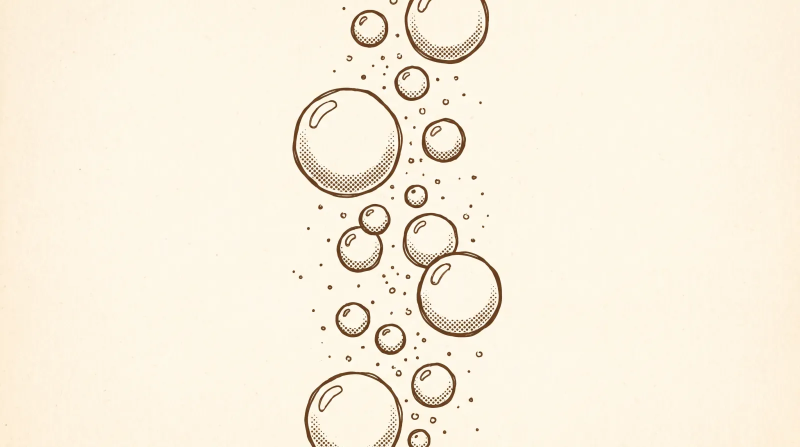
#> input picture art/bubbles.webp, 1600 x 894 px (shown at 1/2 size)
$ python prepare-logo.py ../art/bubbles.webp ../art/cards.webp ../art/cards.webp
#> lines starting #> are read from the running program, lines starting #| are printed output that depends on the picture
#!/usr/bin/env python3
"""
Turn a logo image into a single-ink mask for the alumni strip.

    python3 build/prepare-logo.py <source> <dest.webp> <mode>

The strip paints a box with an ink token and uses the file as a CSS mask, so
only the alpha channel matters — colour in the source is discarded. That is
what lets one asset work on the light page and the inverted band without a
second file.

Modes, because source logos do not agree on polarity:

  dark      dark artwork on a light background (most logos)
  light     light artwork on a dark background — inverted, or the ink would be
            the background and the artwork would punch holes in it
  colour    multi-coloured artwork on a light background. Measures distance
            from white rather than brightness, because a saturated orange is
            nearly as bright as paper and a luminance rule renders it half
            faded next to a red of the same visual weight.
  knockout  artwork where a light shape sits inside a solid coloured field, and
            transparency carries the rest. Ink is "opaque AND not light", so
            the inner shape stays a hole rather than filling in — an NYU torch
            or a Kroger ellipse flattens to a blob under any other rule.

The result is trimmed to the artwork's bounding box, so the aspect ratio
printed at the end describes the mark rather than whatever padding the source
happened to carry.
"""
import os
import sys

import numpy as np
from PIL import Image

MAX_EDGE = 480


def build_alpha(path, mode):
#> called with path = '../art/bubbles.webp', mode = '../art/cards.webp'
    im = Image.open(path).convert("RGBA")
    a = np.asarray(im).astype(float)
    rgb, src_alpha = a[..., :3], a[..., 3]
#> src_alpha: shape (894, 1600) float64; every value is 255
    lum = rgb @ [0.2126, 0.7152, 0.0722]
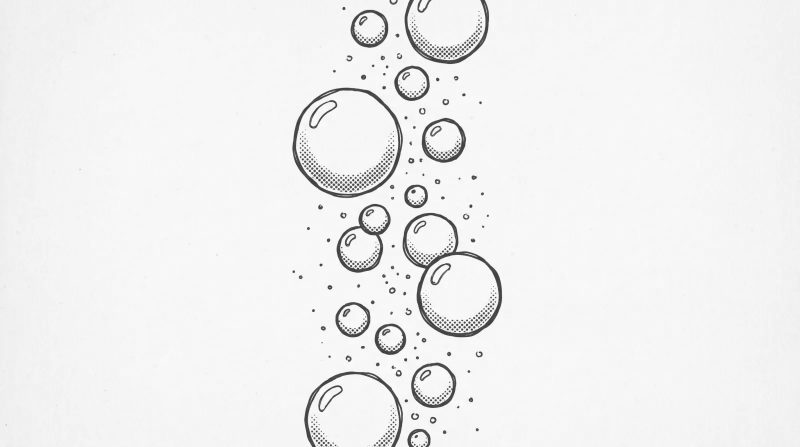
#> lum: shape (894, 1600) float64 (shown at 1/2 size); min 47.36, max 254.9, mean 240.7

    if mode == "dark":
        ink = np.clip((235.0 - lum) / 200.0, 0, 1)
        ink *= src_alpha / 255.0
    elif mode == "light":
        ink = np.clip((lum - 20.0) / 200.0, 0, 1)
        ink *= src_alpha / 255.0
    elif mode == "colour":
        # Distance from white via the darkest channel: any saturated hue has at
        # least one low channel, so red, orange and purple all reach full ink
        # while paper stays empty.
        ink = np.clip((255.0 - rgb.min(axis=2)) / 190.0, 0, 1)
        ink *= src_alpha / 255.0
    elif mode == "knockout":
        ink = ((src_alpha > 128) & (lum < 128)).astype(float)
    else:
#> (the run stopped early here; a loop or call above may not have finished)

$ run again, on art/goldfish-loop.webp
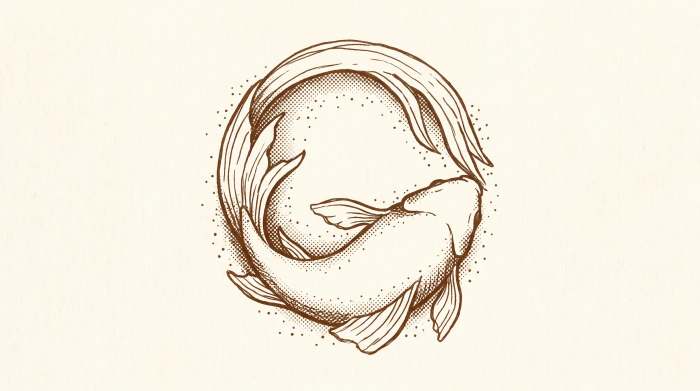
#> input picture art/goldfish-loop.webp, 1400 x 782 px (shown at 1/2 size)
#> src_alpha: shape (782, 1400) float64; every value is 255
#> in build_alpha, `lum = rgb @ [0.2126, 0.7152, 0.0722]`:
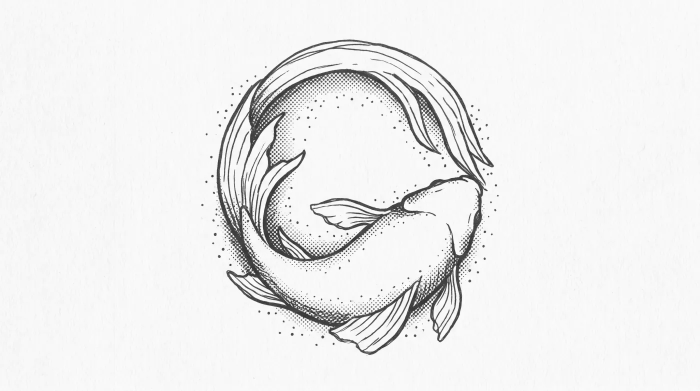
#> lum: shape (782, 1400) float64 (shown at 1/2 size); min 40.71, max 255, mean 237.9

$ run again, on art/goldfish-school.webp
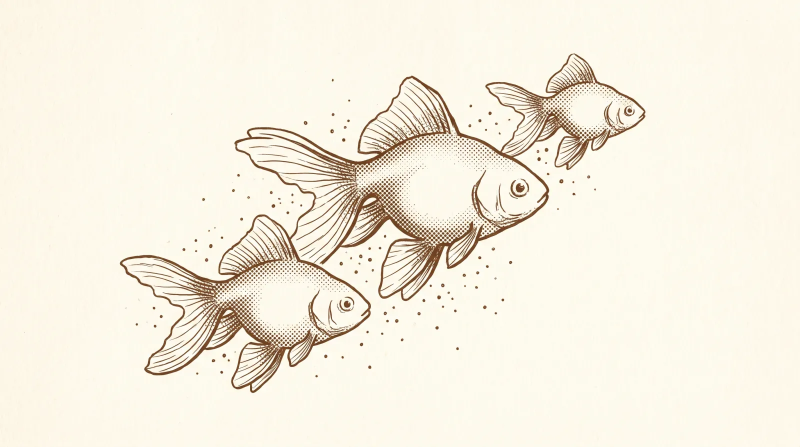
#> input picture art/goldfish-school.webp, 1600 x 894 px (shown at 1/2 size)
#> src_alpha: shape (894, 1600) float64; every value is 255
#> in build_alpha, `lum = rgb @ [0.2126, 0.7152, 0.0722]`:
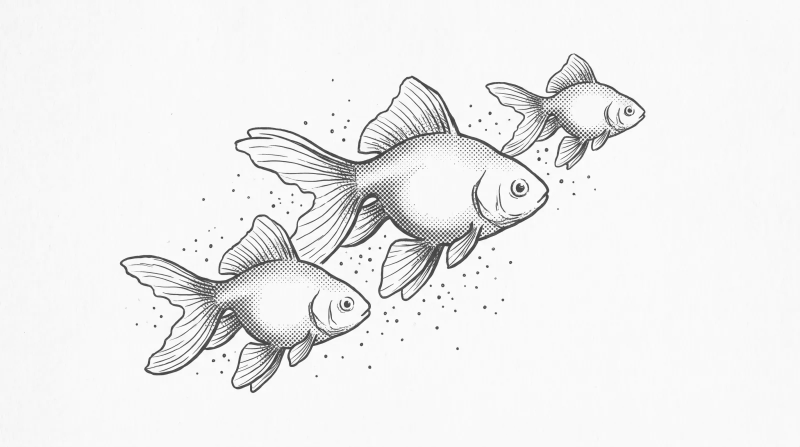
#> lum: shape (894, 1600) float64 (shown at 1/2 size); min 51.93, max 255, mean 239.8

$ run again, on art/loop-pg.webp
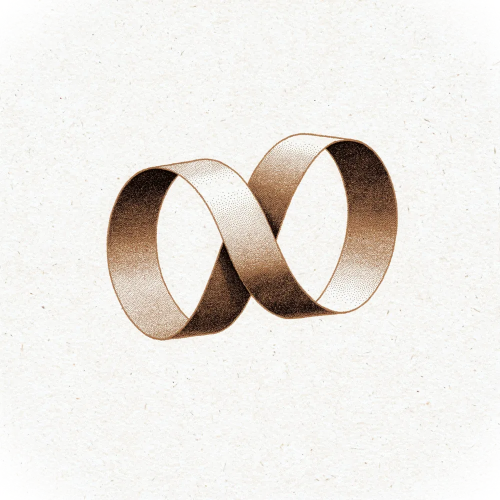
#> input picture art/loop-pg.webp, 1000 x 1000 px (shown at 1/2 size)
#> in build_alpha, im is the input picture: PIL image 1000x1000 RGBA; mean R, G, B, A 234.8, 231.4, 226.7, 243.8
#> in build_alpha, `rgb, src_alpha = a[..., :3], a[..., 3]`:
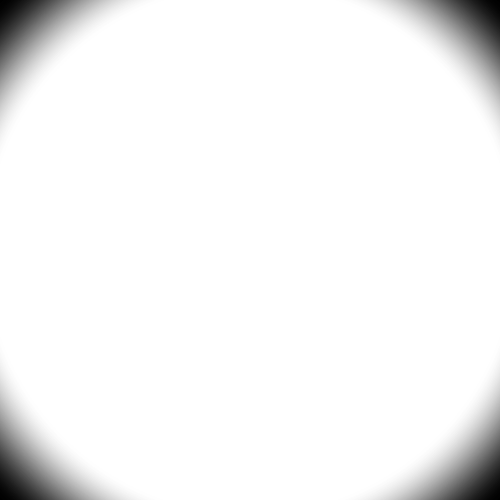
#> src_alpha: shape (1000, 1000) float64 (shown at 1/2 size); min 0, max 255, mean 243.8
#> in build_alpha, `lum = rgb @ [0.2126, 0.7152, 0.0722]`:
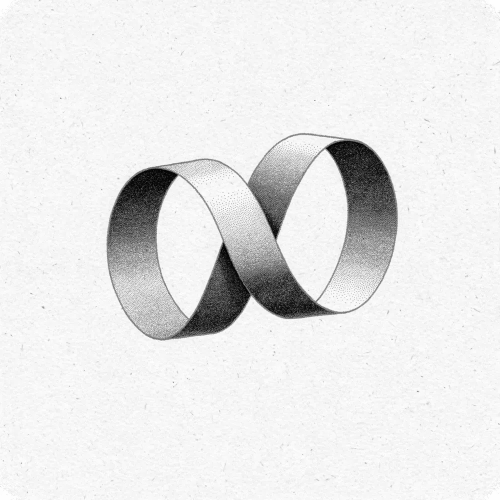
#> lum: shape (1000, 1000) float64 (shown at 1/2 size); min 0.213, max 255, mean 231.8
